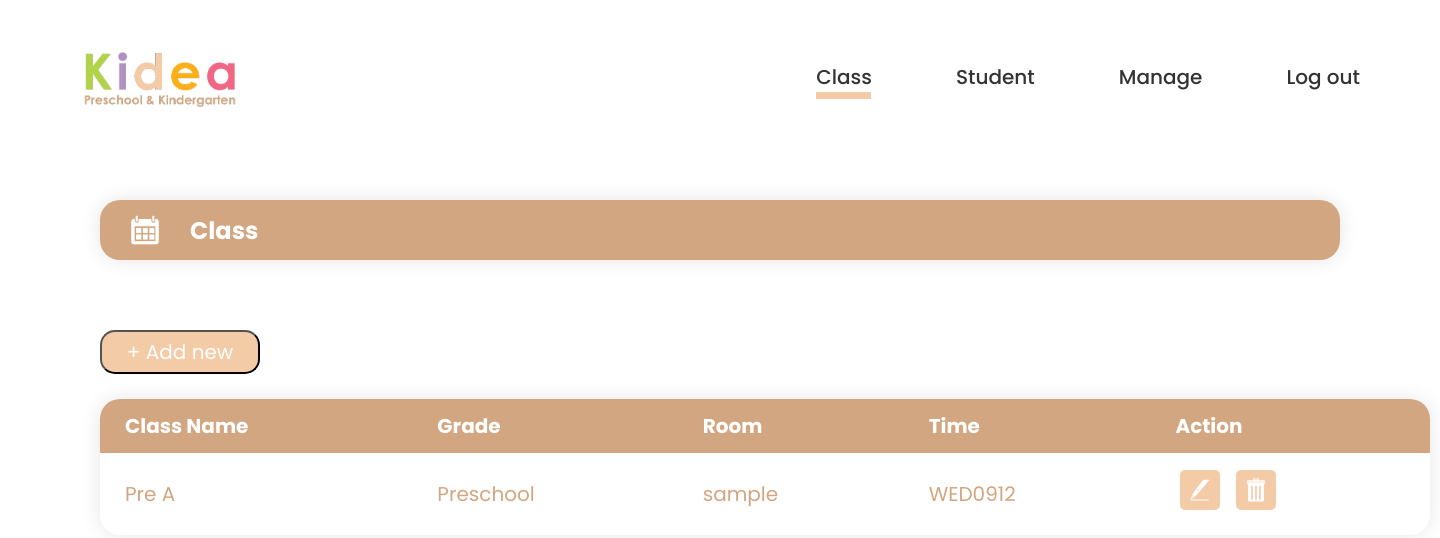
The app's page /View_class_admin.php (signed in) with its own data.
### tables this page shows
CREATE TABLE IF NOT EXISTS `class_detail` (
  `detail_id` int(11) NOT NULL AUTO_INCREMENT,
  `class_name` varchar(20) NOT NULL,
  `grade` varchar(15) NOT NULL,
  `class_id` int(11) NOT NULL,
  `room_id` int(11) NOT NULL,
  `time_id` int(11) NOT NULL,
  PRIMARY KEY (`detail_id`)
);

CREATE TABLE IF NOT EXISTS `room` (
  `room_id` int(11) NOT NULL AUTO_INCREMENT,
  `room_name` varchar(30) NOT NULL,
  `capacity` int(11) NOT NULL,
  PRIMARY KEY (`room_id`)
);

CREATE TABLE IF NOT EXISTS `tbl_time` (
  `time_id` int(11) NOT NULL AUTO_INCREMENT,
  `code` varchar(10) NOT NULL,
  `day_time` varchar(10) NOT NULL,
  `start_time` time NOT NULL,
  `end_time` time NOT NULL,
  PRIMARY KEY (`time_id`)
);

### View_class_admin.php (the view, shortened to what this page needs)
<?php
include "koneksi.php";
?>
<html>
    <head>
        <link rel="stylesheet" type="text/css" href="View_class_admin.css">
    </head>
    <body>
        <header>
            <img class="logo" src="img/logotxt.png" href="Home_admin.php">
            <nav>
                <ul class="nav__links">
                    <li><a href="View_admin.php">Class</a><div class="rec"></div></li>
                    <li><a href="View_student_admin.php">Student</a></li>
                    <li><a href="View_manage_admin.php">Manage</a></li>
                    <li><a href="logout.php">Log out</a></li>
                </ul>
            </nav>
        </header>
        <div class="title">
            <img class="schedule" src="img/schedule.png">
            <h2>Class</h2>
        </div>
        <a href="Input_class.php">
            <input type="button" class="btn" value="+ Add new">
        </a>
            <div class="container">
            <table class="content-table">
                <thead>
                <tr>
                    <th>Class Name</th>
                    <th>Grade</th>
                    <th>Room</th>
                    <th>Time</th>
                    <th>Action</th>
                </tr>
                </thead>
                <?php
                    $query = mysqli_query($connect, "SELECT * FROM class_detail");
                    while ($data = mysqli_fetch_array($query)){
                        $class_id = $data['class_id'];
                        $name = $data['class_name'];
                        $lvl = $data['grade'];
                ?>
                <tbody>
                    <tr>
                      <td><?php echo $name; ?></td>
                      <td><?php echo $lvl; ?></td>
                    <?php
                        $sql2 = mysqli_query($connect, "SELECT * FROM class WHERE class_id = '$class_id'" );
                        $data2 = mysqli_fetch_array($sql2);
                        $room = $data2['room_id'];
                        $time = $data2['time_id'];
                    ?>
                    <?php
                        $sql3= mysqli_query($connect, "SELECT * FROM room WHERE room_id = '$room'");
                        $data3 = mysqli_fetch_array($sql3);
                    ?>
                      <td><?php echo $data3['room_name']; ?></td>
                    <?php
                        $sql4 = mysqli_query($connect, "SELECT * FROM tbl_time WHERE time_id = '$time' ");
                        $data4 = mysqli_fetch_array($sql4);
                    ?>
                      <td><?php echo $data4['code'];?></td>
                      <td><div class="action">
                          <a href="edit_class.php?id=<?php echo $data['detail_id'];?>"><img class="edit" src="img/edit.svg" href="#">
                          <a href="delete_class.php?id=<?php echo $data['detail_id'];?>"><img class="delete" src="img/delete.svg" ></a></div></td>
                    </tr>
                <?php
                    }
                ?>
            </table>
        </div>
    </body>
</html>

### View_class_admin.css (style rules this page uses)
* { padding: 0; margin: 0; box-sizing: border-box; }
.rec { width: 55px; height: 7px; background-color: #f4cba7; align-items: center; }
li, a { font-family: 'Poppins', sans-serif; font-weight: 500; font-size: 20px; color: #333; text-decoration: none; }
header { display: flex; justify-content: space-between; align-items: center; margin-right: 40px; margin-left: 80px; }
.logo { cursor: pointer; align-items: flex-start; width: 160px; background-size: cover; }
.nav__links { list-style: none; }
.nav__links li { display: inline-block; padding: 0px 40px; }
.nav__links li a { transition: all 0.3s ease 0s; }
.schedule { width: 50px; background-size: cover; align-items: flex-start; }
.title { margin-left: 100px; margin-right: 100px; margin-top: 40px; padding: 5px; padding-left: 20px; background-color: #D2A680; justify-content: flex-start; display: flex; align-items: center; border-radius: 20px; box-shadow: 0px 0px 20px rgba(0, 0, 0, 0.10); }
.title h2 { margin-left: 20px; text-align: justify; font-family: 'Poppins', sans-serif; font-size: 24px; color: white; text-decoration: none; }
.btn { display: flex; margin-left: 100px; margin-right: 100px; margin-top: 70px; padding: 5px; width: 160px; border-radius: 15px; background-color: #f4cba7; background-size: 200%; font-size: 20px; color: #fff; font-family: 'Poppins', sans-serif; cursor: pointer; transition: .5s; }
.container { display: flex; margin-left: 100px; margin-right: 100px; align-items: flex-start; }
.content-table { border-collapse: collapse; margin-top: 25px ; min-width: 1330px; border-radius: 20px; color: #D2A680; overflow: hidden; font-size: 20px; font-family: 'Poppins', sans-serif; box-shadow: 0 0 20px rgba(0, 0, 0, 0.10); }
.content-table thead tr { margin-top: 40px; border-radius: 20px; background-color: #D2A680; color: white; text-align: left; font-weight: bold; }
.content-table th, .content-table td { padding: 12px 25px; }
.edit { padding: 5px; margin: 5px; width: 40px; background-color: #f4cba7; background-size: cover; border-radius: 5px; cursor: pointer; }
.delete { padding: 5px; margin: 5px; width: 40px; background-color: #f4cba7; background-size: cover; border-radius: 5px; cursor: pointer; }

### records on screen
class_detail: class_name "Pre A", grade "Preschool", room.room_name "sample", time.code "WED0912"
